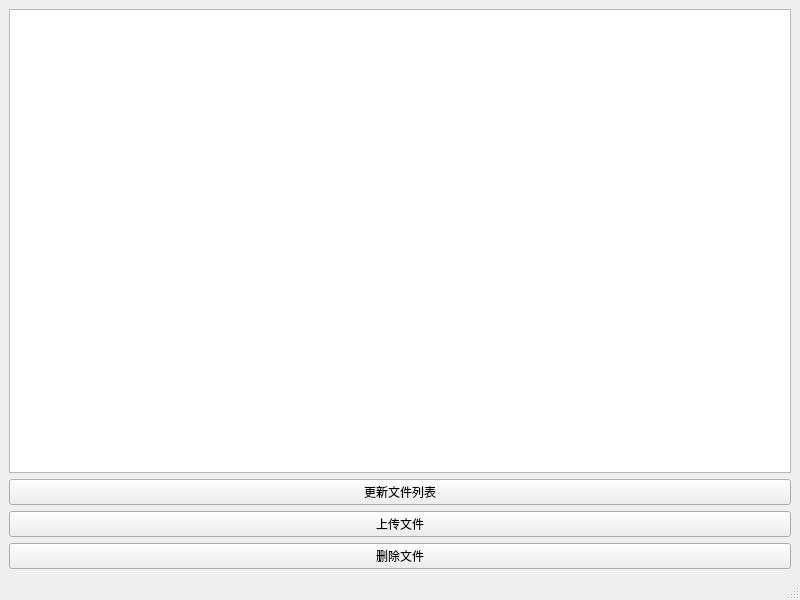
<?xml version="1.0" encoding="UTF-8"?>
<ui version="4.0">
 <class>MainWindow</class>
 <widget class="QMainWindow" name="MainWindow">
  <property name="geometry">
   <rect>
    <x>0</x>
    <y>0</y>
    <width>800</width>
    <height>600</height>
   </rect>
  </property>
  <property name="windowTitle">
   <string>MainWindow</string>
  </property>
  <widget class="QWidget" name="centralwidget">
   <layout class="QVBoxLayout" name="verticalLayout">
    <item>
     <widget class="QListWidget" name="fileListWidget"/>
    </item>
    <item>
     <widget class="QPushButton" name="refreshButton">
      <property name="text">
       <string>更新文件列表</string>
      </property>
     </widget>
    </item>
    <item>
     <widget class="QPushButton" name="uploadButton">
      <property name="text">
       <string>上传文件</string>
      </property>
     </widget>
    </item>
    <item>
     <widget class="QPushButton" name="deleteButton">
      <property name="text">
       <string>删除文件</string>
      </property>
     </widget>
    </item>
   </layout>
  </widget>
  <widget class="QMenuBar" name="menubar">
   <property name="geometry">
    <rect>
     <x>0</x>
     <y>0</y>
     <width>800</width>
     <height>21</height>
    </rect>
   </property>
  </widget>
  <widget class="QStatusBar" name="statusbar"/>
 </widget>
 <resources/>
 <connections/>
</ui>
